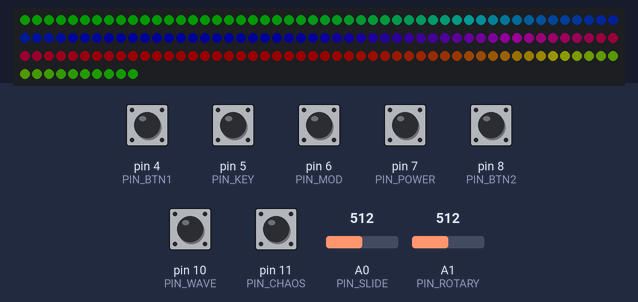
Simulated run of this sketch. Board: Arduino Uno, built with avr-gcc and run on an emulated ATmega328P. Parts: 160 RGB LEDs in strip order, left to right, continuing on the next row. The inputs (shaded band) are chosen by the test bench; at power-on: pin 4 (PIN_BTN1), pin 5 (PIN_KEY), pin 6 (PIN_MOD), pin 7 (PIN_POWER), pin 8 (PIN_BTN2), pin 10 (PIN_WAVE), pin 11 (PIN_CHAOS) HIGH, A0 (PIN_SLIDE) = 512, A1 (PIN_ROTARY) = 512. Dim RGB values are drawn brighter than linear; what the sketch prints to the serial monitor is not drawn.

Above: at 6.5 s.
6.6 s: pin 11 (PIN_CHAOS) pulled LOW for 1 s
At 8.21 s:
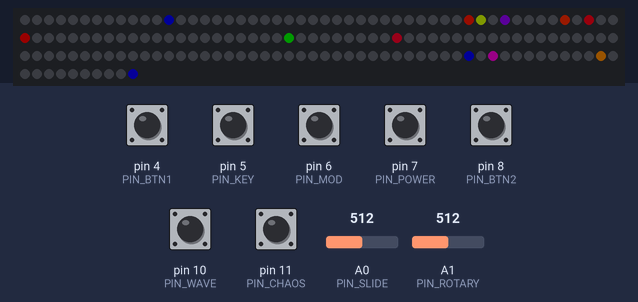
At 9.14 s:
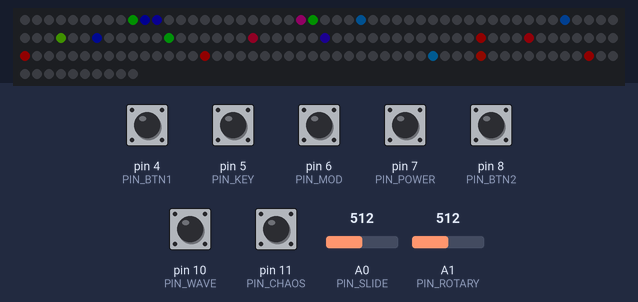
10.4 s: pin 7 (PIN_POWER) pulled LOW for 0.15 s
12.1 s: pin 7 (PIN_POWER) pulled LOW for 1 s
14.6 s: pin 7 (PIN_POWER) pulled LOW for 0.15 s
16.2 s: pin 7 (PIN_POWER) pulled LOW for 1 s
18.7 s: pin 7 (PIN_POWER) pulled LOW for 0.15 s
Timing chart, 0 to 21.3 s (numbered marks = the images above; inputs shaded):
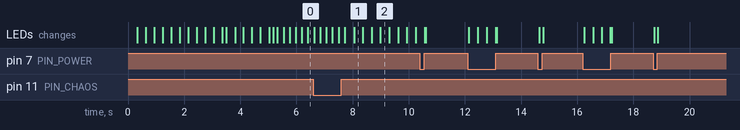

The sketch:

bench_test_v2.ino
```cpp
/* =====================================================================
   Spiral Lamp -- BENCH TEST v2 (every switch, both pots)
   ---------------------------------------------------------------------
   Adds the panel parts to the working v1 bench test ONE AT A TIME.
   Same pins as the full lamp sketch (SpiralLamp_R3_Base.ino):

     D9   LED strip DIN (through the 330 ohm resistor)
     D4   arcade button 1 ("white")  -> next pattern
     D8   arcade button 2 ("red")    -> next brightness preset
                                        (shifts colour instead once the slide pot is live)
     A0   slide pot                  -> live brightness (capped at BRIGHTNESS_CAP)
     A1   rotary pot                 -> animation speed (hue in SOLID mode)
     D5   key switch (NO)            -> RAINBOW override
     D6   modifier switch            -> mirror + reverse direction
     D7   power switch               -> ON = lamp on, OFF = blackout (like the real lamp)
     D10  wave switch                -> travelling brightness wave on top of the pattern
     D11  mushroom stop (NC)         -> CHAOS sparkle while the mushroom is pressed

   Every switch goes from its pin to GND (INPUT_PULLUP, no resistors).
   Pots: outer legs to 5V and GND, wiper (middle leg) to A0 / A1.

   "Not wired yet" is safe:
     - D5/D6/D10 unwired read HIGH = OFF.
     - D7 is ignored (lamp stays ON) until the pin has been seen LOW once,
       i.e. until you wire the switch and flick it ON.
     - D11 is a normally-closed stop button: released = closed to GND = LOW,
       pressed = contact opens = HIGH. An unwired pin also reads HIGH, so
       Chaos only arms after D11 has been seen LOW (button wired, released).
     - Pots are read with the internal pull-up on, so an unwired pin reads a
       steady 1023 instead of floating. A pot only counts as connected once
       it has been seen below POT_SEEN_BELOW (move it off the top end once).
       Until then D8 presets set brightness and speed stays 1x.
     - Each input can also be switched off below with USE_xxx 0.

   Serial Monitor at 115200 prints a status line 4x a second.
   Library: Adafruit NeoPixel. Board: Uno / Nano (ATmega328P).
   ===================================================================== */

#include <Adafruit_NeoPixel.h>

// ------------------------- EASY-TO-CHANGE SETTINGS -------------------------
#define PIN_LED        9
#define LED_COUNT      160    // BTF FCOB 5 mm, 160/m, full metre
#define LED_TYPE       (NEO_GRB + NEO_KHZ800)
// Lengths that were 24 and 48 on the 144-LED strip (one sixth and one third).
#define COMET_TAIL     (LED_COUNT / 6)   // 26 LEDs
#define WAVE_PERIOD    (LED_COUNT / 3)   // 53 LEDs: three humps along the strip

#define PIN_BTN1       4     // next pattern
#define PIN_BTN2       8     // brightness preset / colour shift
#define PIN_KEY        5     // key switch NO -> rainbow
#define PIN_MOD        6     // modifier -> mirror + reverse
#define PIN_POWER      7     // power -> blackout when OFF
#define PIN_WAVE       10    // wave overlay
#define PIN_CHAOS      11    // mushroom NC -> chaos sparkle
#define PIN_SLIDE      A0    // brightness
#define PIN_ROTARY     A1    // speed / hue

// 1 = use that input, 0 = ignore it completely (reads as OFF)
#define USE_KEY        1
#define USE_MOD        1
#define USE_POWER      1
#define USE_WAVE       1
#define USE_CHAOS      1
#define USE_SLIDE_POT  1
#define USE_ROTARY_POT 1

#define CHAOS_NC       1     // 1 = mushroom wired on its NC contact (pressed = HIGH)
                             // 0 = wired on an NO contact (pressed = LOW)

#define BRIGHTNESS_CAP 50    // 160 LEDs on the 5 V 3 A supply: full white ~1.9 A (60 mA/LED at 255)
const uint8_t BRIGHT_PRESETS[] = { 5, 10, 20, 35, 50 };   // D8 steps (all <= cap)
#define BOOT_PRESET    2     // start at 20/255

#define POT_DEADBAND   6     // ignore pot changes smaller than this (0-1023 counts)
#define POT_SEEN_BELOW 1000  // a pot counts as wired once it reads below this
#define DEBOUNCE_MS    20
#define STATUS_MS      250   // Serial status line period
#define FRAME_MS       16    // ~60 fps
#define CHAOS_SLOT_MS  110   // sparkle re-pick period: ~9 Hz, single pixels only (not a strobe)
// ---------------------------------------------------------------------------

Adafruit_NeoPixel strip(LED_COUNT, PIN_LED, LED_TYPE);

// ------------------------- Debounced switch --------------------------------
struct Sw {
  uint8_t pin, stable, lastRaw, seenLow;
  uint32_t since;
  void begin(uint8_t p) {
    pin = p; pinMode(pin, INPUT_PULLUP);
    stable = lastRaw = digitalRead(pin); since = millis();
    seenLow = (stable == LOW);
  }
  // returns +1 on a debounced HIGH->LOW edge, -1 on LOW->HIGH, else 0
  int8_t update(uint32_t now) {
    uint8_t raw = digitalRead(pin);
    if (raw != lastRaw) { lastRaw = raw; since = now; }
    if (raw != stable && (now - since) >= DEBOUNCE_MS) {
      stable = raw;
      if (stable == LOW) seenLow = 1;
      Serial.print(F("  [D")); Serial.print(pin);
      Serial.println(stable == LOW ? F("] LOW (closed to GND)") : F("] HIGH (open)"));
      return stable == LOW ? 1 : -1;
    }
    return 0;
  }
  bool low() const { return stable == LOW; }
};

Sw sBtn1, sBtn2, sKey, sMod, sPower, sWave, sChaos;

// ------------------------- Pot (smoothed + deadband) ------------------------
struct Pot {
  uint8_t pin; bool seen; int16_t raw; int16_t ema8; int16_t value;  // ema8 = raw*8
  void begin(uint8_t p) {
    pin = p; pinMode(pin, INPUT_PULLUP);   // unwired pin -> steady 1023, not floating
    raw = analogRead(pin); ema8 = raw << 3; value = raw; seen = (raw < POT_SEEN_BELOW);
  }
  void update() {
    raw = analogRead(pin);
    if (raw < POT_SEEN_BELOW) seen = true;
    ema8 += (raw - (ema8 >> 3));          // EMA, alpha = 1/8
    int16_t s = ema8 >> 3;
    if (abs(s - value) >= POT_DEADBAND || (s <= 2 && value != 0) || (s >= 1021 && value != 1023))
      value = (s <= 2) ? 0 : ((s >= 1021) ? 1023 : s);
  }
};

Pot potSlide, potRot;

// ------------------------- State -------------------------------------------
enum { M_SOLID, M_RAINBOW, M_COMET, M_BREATHE, M_THEATER, M_COUNT };
const char N0[] PROGMEM = "SOLID";
const char N1[] PROGMEM = "RAINBOW";
const char N2[] PROGMEM = "COMET";
const char N3[] PROGMEM = "BREATHE";
const char N4[] PROGMEM = "THEATER";
const char* const MODE_NAMES[M_COUNT] PROGMEM = { N0, N1, N2, N3, N4 };
void printMode(uint8_t m) {
  char buf[8]; strncpy_P(buf, (const char*)pgm_read_word(&MODE_NAMES[m]), sizeof(buf));
  buf[7] = 0; Serial.print(buf);
}

uint8_t  mode = M_RAINBOW;
uint8_t  presetIdx = BOOT_PRESET;
uint16_t hueShift = 0;          // D8 shifts colour once the slide pot is live
uint32_t animT = 0;             // animation clock (ms, scaled by speed)
uint16_t animFrac = 0;
uint32_t lastFrame = 0, lastStatus = 0;
uint8_t  bright = 20;
uint16_t speedQ8 = 256;         // 256 = 1.0x

const uint8_t N_PRESETS = sizeof(BRIGHT_PRESETS);

// ------------------------- Effective switch states --------------------------
bool slideLive()  { return USE_SLIDE_POT && potSlide.seen; }
bool rotLive()    { return USE_ROTARY_POT && potRot.seen; }
bool keyOn()      { return USE_KEY  && sKey.low(); }
bool modOn()      { return USE_MOD  && sMod.low(); }
bool waveOn()     { return USE_WAVE && sWave.low(); }
bool powerWired() { return USE_POWER && sPower.seenLow; }
bool powerOn()    { return !powerWired() || sPower.low(); }
bool chaosArmed() { return USE_CHAOS && (CHAOS_NC ? sChaos.seenLow : true); }
bool chaosOn()    { return chaosArmed() && (CHAOS_NC ? !sChaos.low() : sChaos.low()); }

// ------------------------- Rendering ---------------------------------------
static inline uint8_t hash8(uint16_t x) {      // cheap stateless pseudo-random
  x ^= x >> 7; x *= 0x2F4B; x ^= x >> 9; x *= 0x1C6D; return (uint8_t)(x ^ (x >> 8));
}

void putScaled(uint16_t i, uint32_t c, uint8_t level /*0-255 extra dim*/) {
  c = strip.gamma32(c);
  uint16_t k = (uint16_t)bright * level / 255;   // final scale 0..BRIGHTNESS_CAP
  uint8_t r = (uint8_t)((c >> 16) & 0xFF) * k / 255;
  uint8_t g = (uint8_t)((c >> 8) & 0xFF) * k / 255;
  uint8_t b = (uint8_t)(c & 0xFF) * k / 255;
  strip.setPixelColor(i, r, g, b);
}

void render(uint32_t now) {
  if (!powerOn()) {                              // blackout; LED 0 glows faintly so you know it's alive
    strip.clear();
    strip.setPixelColor(0, 2, 0, 0);
    strip.show();
    return;
  }
  bool mirror = modOn();
  int32_t t = mirror ? -(int32_t)animT : (int32_t)animT;   // modifier also reverses direction
  uint8_t m = keyOn() ? (uint8_t)M_RAINBOW : mode;
  uint16_t baseHue = (m == M_SOLID && rotLive()) ? (uint16_t)((uint32_t)potRot.value * 64) : hueShift;
  bool chaos = chaosOn();
  uint16_t slot = now / CHAOS_SLOT_MS;
  uint8_t slotPhase = (uint8_t)(255 - (uint32_t)(now % CHAOS_SLOT_MS) * 255 / CHAOS_SLOT_MS);

  for (uint16_t i = 0; i < LED_COUNT; i++) {
    uint16_t p = i;
    if (mirror) p = (i < LED_COUNT / 2) ? i * 2 : (LED_COUNT - 1 - i) * 2;   // fold about the centre

    if (chaos) {                                 // random single-pixel sparkles, ~6% of LEDs per slot
      uint8_t h = hash8(i * 37 + slot * 101);
      if (h < 16) putScaled(i, strip.ColorHSV((uint16_t)hash8(i + slot) << 8), slotPhase);
      else        strip.setPixelColor(i, 0);
      continue;
    }

    uint32_t c; uint8_t lvl = 255;
    switch (m) {
      case M_SOLID:
        c = strip.ColorHSV(baseHue); break;
      case M_RAINBOW:
        c = strip.ColorHSV((uint16_t)(p * (65536UL / LED_COUNT) + t * 20 + hueShift)); break;
      case M_COMET: {
        int32_t head = t / 12; head %= LED_COUNT; if (head < 0) head += LED_COUNT;
        int16_t d = (int16_t)head - (int16_t)p; if (d < 0) d += LED_COUNT;
        if (d >= (int16_t)COMET_TAIL) { strip.setPixelColor(i, 0); continue; }
        c = strip.ColorHSV(hueShift + 6000);
        lvl = (uint8_t)(255 - (uint16_t)d * 240 / COMET_TAIL);  // fades out over the tail
        break;
      }
      case M_BREATHE: {
        uint8_t s = strip.sine8((uint8_t)(t / 12));
        c = strip.ColorHSV(hueShift + 40000); lvl = 20 + (uint16_t)s * 235 / 255;
        break;
      }
      default: {                                 // THEATER: every 3rd LED, marching
        int32_t step = t / 90; uint8_t ph = (uint8_t)(((step % 3) + 3) % 3);
        if ((p % 3) != ph) { strip.setPixelColor(i, 0); continue; }
        c = strip.ColorHSV((uint16_t)(hueShift + t * 8));
        break;
      }
    }
    if (waveOn()) {                              // travelling brightness wave, one third of the strip
      int32_t phase = (int32_t)((uint32_t)p * 256UL / WAVE_PERIOD) - (t / 4);
      uint8_t s = strip.sine8((uint8_t)phase);
      lvl = (uint16_t)lvl * (15 + (uint16_t)s * 240 / 255) / 255;
    }
    putScaled(i, c, lvl);
  }
  strip.show();
}

// ------------------------- Status line -------------------------------------
void pState(const __FlashStringHelper* name, bool used, bool on) {
  Serial.print(name); Serial.print(!used ? F("--") : (on ? F("ON") : F("off")));
}

void printStatus() {
  Serial.print(F("A0="));
  if (!USE_SLIDE_POT) Serial.print(F("--"));
  else { Serial.print(potSlide.raw); if (!potSlide.seen) Serial.print(F("(not seen)")); }
  Serial.print(F(" A1="));
  if (!USE_ROTARY_POT) Serial.print(F("--"));
  else { Serial.print(potRot.raw); if (!potRot.seen) Serial.print(F("(not seen)")); }
  Serial.print(F(" | D4=")); Serial.print(sBtn1.low() ? F("DOWN") : F("up"));
  Serial.print(F(" D8="));   Serial.print(sBtn2.low() ? F("DOWN") : F("up"));
  pState(F(" D5key="), USE_KEY, keyOn());
  pState(F(" D6mod="), USE_MOD, modOn());
  Serial.print(F(" D7pwr="));
  if (!USE_POWER) Serial.print(F("--"));
  else if (!powerWired()) Serial.print(F("unwired"));
  else Serial.print(sPower.low() ? F("ON") : F("OFF"));
  pState(F(" D10wave="), USE_WAVE, waveOn());
  Serial.print(F(" D11chaos="));
  if (!USE_CHAOS) Serial.print(F("--"));
  else if (!chaosArmed()) Serial.print(F("unwired"));
  else Serial.print(chaosOn() ? F("ON") : F("off"));
  Serial.print(F(" | mode=")); printMode(keyOn() ? (uint8_t)M_RAINBOW : mode);
  Serial.print(F(" bright=")); Serial.print(bright);
  Serial.print(slideLive() ? F("(pot)") : F("(preset)"));
  Serial.print(F(" speed=")); Serial.print(speedQ8 / 256.0, 2); Serial.println('x');
}

// ------------------------- Setup / loop ------------------------------------
void bootWipe() {
  for (uint8_t c = 0; c < 3; c++) {
    for (uint16_t i = 0; i < LED_COUNT; i++) {
      strip.setPixelColor(i, c == 0 ? 20 : 0, c == 1 ? 20 : 0, c == 2 ? 20 : 0);
      strip.show(); delay(3);
    }
    delay(150);
  }
  strip.clear(); strip.show();
}

void setup() {
  Serial.begin(115200);
  delay(300);
  Serial.println();
  Serial.println(F("=== Spiral Lamp bench test v2 ==="));
  Serial.println(F("D4 pattern | D8 brightness preset (colour shift once A0 live) | A0 brightness | A1 speed/hue"));
  Serial.println(F("D5 key=rainbow | D6=mirror+reverse | D7 power OFF=blackout | D10=wave | D11 mushroom=chaos"));

  sBtn1.begin(PIN_BTN1); sBtn2.begin(PIN_BTN2);
  sKey.begin(PIN_KEY);   sMod.begin(PIN_MOD);   sPower.begin(PIN_POWER);
  sWave.begin(PIN_WAVE); sChaos.begin(PIN_CHAOS);
  potSlide.begin(PIN_SLIDE); potRot.begin(PIN_ROTARY);

  if (sBtn1.low()) Serial.println(F("WARNING: D4 reads pressed at boot - check COM/NO (not NC)"));
  if (sBtn2.low()) Serial.println(F("WARNING: D8 reads pressed at boot - check COM/NO (not NC)"));
  if (USE_CHAOS && CHAOS_NC && !sChaos.seenLow)
    Serial.println(F("D11 reads open: mushroom not wired yet (or pressed). Chaos arms once it reads closed."));

  bright = BRIGHT_PRESETS[presetIdx];
  strip.begin();
  strip.setBrightness(255);     // scaling is done in putScaled(), capped at BRIGHTNESS_CAP
  strip.clear(); strip.show();
  bootWipe();
  lastFrame = millis();
}

void loop() {
  uint32_t now = millis();

  if (sBtn1.update(now) == 1) {
    mode = (mode + 1) % M_COUNT;
    Serial.print(F("D4 -> pattern ")); printMode(mode); Serial.println();
  }
  if (sBtn2.update(now) == 1) {
    if (slideLive()) {
      hueShift += 65536UL / 6;
      Serial.println(F("D8 -> colour shift (slide pot owns brightness)"));
    } else {
      presetIdx = (presetIdx + 1) % N_PRESETS;
      Serial.print(F("D8 -> brightness preset ")); Serial.println(BRIGHT_PRESETS[presetIdx]);
    }
  }
  int8_t e;
  if ((e = sKey.update(now)) && USE_KEY)     Serial.println(e > 0 ? F("Key ON -> rainbow") : F("Key off"));
  if ((e = sMod.update(now)) && USE_MOD)     Serial.println(e > 0 ? F("Modifier ON -> mirror + reverse") : F("Modifier off"));
  if ((e = sPower.update(now)) && USE_POWER) Serial.println(e > 0 ? F("Power ON") : F("Power OFF -> blackout"));
  if ((e = sWave.update(now)) && USE_WAVE)   Serial.println(e > 0 ? F("Wave ON") : F("Wave off"));
  if ((e = sChaos.update(now)) && USE_CHAOS) {
    if (CHAOS_NC) Serial.println(e > 0 ? F("Mushroom released (closed) -> chaos off / armed") : F("Mushroom PRESSED (open) -> CHAOS"));
    else          Serial.println(e > 0 ? F("Chaos switch closed -> CHAOS") : F("Chaos off"));
  }

  if (now - lastFrame >= FRAME_MS) {
    uint32_t dt = now - lastFrame; lastFrame = now;

    if (USE_SLIDE_POT)  potSlide.update();
    if (USE_ROTARY_POT) potRot.update();

    bright = slideLive() ? (uint8_t)((uint32_t)potSlide.value * BRIGHTNESS_CAP / 1023)
                         : BRIGHT_PRESETS[presetIdx];
    if (bright > BRIGHTNESS_CAP) bright = BRIGHTNESS_CAP;

    // A1 -> 0.25x .. 4x (exponential, 1x at the centre). In SOLID mode A1 is hue instead.
    if (rotLive() && mode != M_SOLID)
      speedQ8 = (uint16_t)(64.0 * pow(2.0, potRot.value * 4.0 / 1023.0) + 0.5);
    else
      speedQ8 = 256;

    uint32_t adv = dt * speedQ8 + animFrac;
    animT += adv >> 8; animFrac = adv & 0xFF;

    render(now);
  }

  if (now - lastStatus >= STATUS_MS) { lastStatus = now; printStatus(); }
}
```
